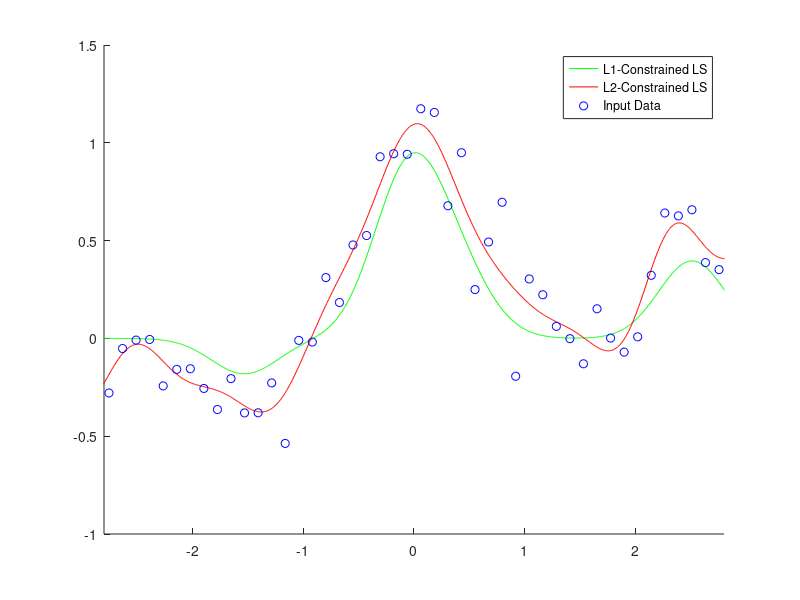

Recreate this plot in MATLAB. (Note: this script raises an error after producing the figure.)
%% Example 5.1 L1-Constrained Regression with Least Square Method
%
% * *Result in book* : Figure 5.7
% * *Code in book* : Figure 5.8
% * *Output* : |eg5_1.png|
% * *Usage* : |eg5_1(), eg5_1(50, 1000)|
%
%% Source Code
function eg5_1(n, N)
	% init
	rng(0);
	% recommended, use it in future instead of
	% rand('state', 0); randn('state', 0);
	if nargin < 2
		n = 50; N = 1000;
	end

	% constant
	x = linspace(-3, 3, n)';
	X = linspace(-3, 3, N)';
	pix = pi * x;
	y = sin(pix) ./ (pix) + 0.1 * x + 0.2 * randn(n, 1);

	% kernel function
	x2 = x .^ 2;
	X2 = X .^ 2;
	hh = 2 * 0.3 ^ 2;
	l = 0.1;
	k = exp(-(repmat(x2, 1, n) + repmat(x2', n, 1) - 2 * x * x') / hh);
	K = exp(-(repmat(X2, 1, n) + repmat(x2', N, 1) - 2 * X * x') / hh);
	t0 = randn(n, 1);
	
	k2 = k ^ 2;
	ky = k * y;

	for o = 1 : 1000
		t1 = (k2 + 1 * pinv(diag(abs(t0)))) \ ky;
		if norm(t1 - t0) < 0.001, break, end
		t0 = t1;
	end

	F1 = K * t1;
	t2 = (k ^ 2 + l * eye(n)) \ (k * y);
	F2 = K * t2;

	figure('Name', 'example 5-1'); clf; hold on;
	plot(X, F1, 'g-', X, F2, 'r-', x, y, 'bo');
	legend('L1-Constrained LS', 'L2-Constrained LS', 'Input Data');
	axis([-2.8 2.8 -1 1.5]);
	setFigure(gca, 'L1-Constrained LS & L2-Constrained LS');

	% save figure
	saveas(gcf, 'eg5_1', 'png');
end
